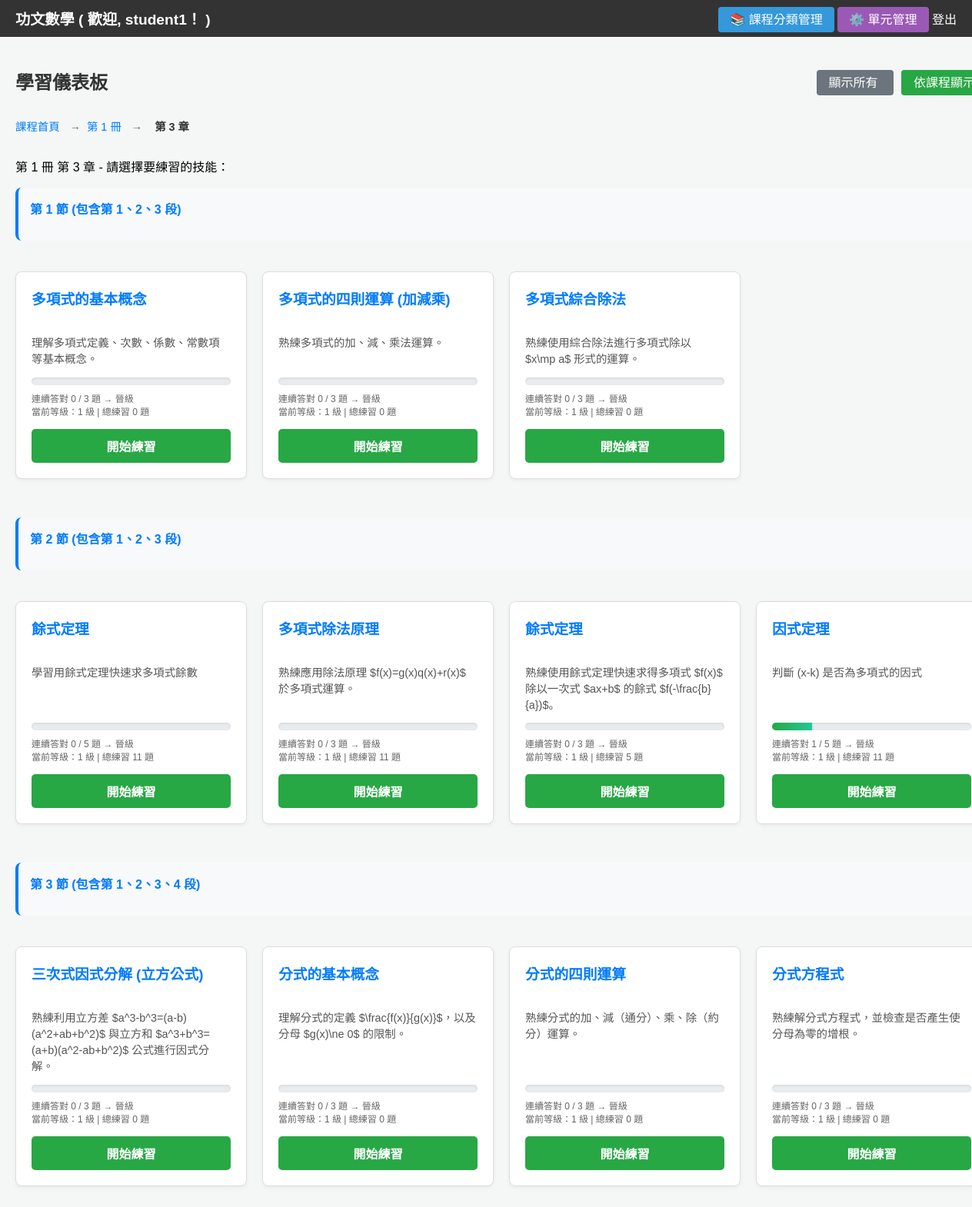
/dashboard?view=curriculum&volume=1&chapter=3 (signed in), run on the app's committed database.
### tables this page shows
CREATE TABLE users (
            id INTEGER PRIMARY KEY AUTOINCREMENT,
            username TEXT UNIQUE NOT NULL,
            password TEXT NOT NULL,
            streak INTEGER DEFAULT 0
        );

CREATE TABLE skill_curriculum (
            id INTEGER PRIMARY KEY AUTOINCREMENT,
            volume INTEGER NOT NULL,
            chapter INTEGER NOT NULL,
            section INTEGER NOT NULL,
            paragraph INTEGER NOT NULL,
            skill_id TEXT NOT NULL,
            display_order INTEGER DEFAULT 0,
            FOREIGN KEY (skill_id) REFERENCES skills_info (skill_id) ON DELETE CASCADE,
            UNIQUE(volume, chapter, section, paragraph, skill_id)
        );

CREATE TABLE skills_info (
            skill_id TEXT PRIMARY KEY,
            skill_en_name TEXT NOT NULL,
            skill_ch_name TEXT NOT NULL,
            description TEXT NOT NULL,
            gemini_prompt TEXT NOT NULL,
            consecutive_correct_required INTEGER DEFAULT 10,
            is_active BOOLEAN DEFAULT TRUE,
            order_index INTEGER DEFAULT 0
        );

### app.py (the view, shortened to what this page needs)
@app.route('/dashboard')
@login_required
def dashboard():
    view_mode = request.args.get('view', 'all')  # 'all' 或 'curriculum'
    volume = request.args.get('volume', type=int)
    chapter = request.args.get('chapter', type=int)
    conn = sqlite3.connect('users.db')
    c = conn.cursor()
    c.execute('''
        SELECT skill_id, consecutive_correct, questions_solved, current_level
        FROM progress
        WHERE user_id = ?
    ''', (current_user.id,))
    progress_rows = c.fetchall()
    conn.close()
    progress_dict = {row[0]: row for row in progress_rows}
    if view_mode == 'curriculum':
        from core.utils import get_volumes, get_chapters_by_volume, get_skills_by_volume_chapter
        if volume and chapter:
            skills_raw = get_skills_by_volume_chapter(volume, chapter)
            all_skills_with_progress = []
            for s in skills_raw:
                prog = progress_dict.get(s['skill_id'], (s['skill_id'], 0, 0, 1))
                all_skills_with_progress.append({
                    **s,
                    'consecutive_correct': prog[1],
                    'questions_solved': prog[2],
                    'current_level': prog[3],
                })
            grouped_sections = []
            current_section = None
            current_skills = []
            section_paragraphs = set()  # 記錄該節包含的所有段
            for skill in all_skills_with_progress:
                if skill['section'] != current_section:
                    if current_section is not None:
                        sorted_paras = sorted(section_paragraphs)
                        para_str = '、'.join(map(str, sorted_paras)) if len(sorted_paras) > 1 else str(sorted_paras[0]) if sorted_paras else ''
                        grouped_sections.append({
                            'section': current_section,
                            'paragraphs': sorted_paras,  # 該節包含的所有段
                            'paragraphs_str': para_str,  # 段落字符串，用於顯示
                            'skills': current_skills.copy()
                        })
                    current_section = skill['section']
                    current_skills = []
                    section_paragraphs = set()
                current_skills.append(skill)
                section_paragraphs.add(skill['paragraph'])
            if current_section is not None:
                sorted_paras = sorted(section_paragraphs)
                para_str = '、'.join(map(str, sorted_paras)) if len(sorted_paras) > 1 else str(sorted_paras[0]) if sorted_paras else ''
                grouped_sections.append({
                    'section': current_section,
                    'paragraphs': sorted_paras,  # 該節包含的所有段
                    'paragraphs_str': para_str,  # 段落字符串，用於顯示
                    'skills': current_skills.copy()
                })
            return render_template('dashboard.html',
                                 view_mode='curriculum',
                                 level='skills',  # 第三層
                                 volume=volume,
                                 chapter=chapter,
                                 grouped_sections=grouped_sections, # 傳遞按節/段分組的數據
                                 username=current_user.username)

### app.py (called while the page is built)
@login_manager.user_loader
def load_user(user_id):
    conn = sqlite3.connect('users.db')
    c = conn.cursor()
    c.execute("SELECT id, username FROM users WHERE id = ?", (user_id,))
    row = c.fetchone()
    conn.close()
    if row:
        return User(row[0], row[1])
    return None

### core/utils.py (called while the page is built)
def get_skills_by_volume_chapter(volume, chapter):
    conn = sqlite3.connect('users.db')
    c = conn.cursor()
    c.execute('''
        SELECT sc.section, sc.paragraph,
               sc.skill_id, sc.display_order,
               si.skill_ch_name, si.skill_en_name, si.description,
               si.consecutive_correct_required
        FROM skill_curriculum sc
        JOIN skills_info si ON sc.skill_id = si.skill_id
        WHERE sc.volume = ? AND sc.chapter = ? AND si.is_active = 1
        ORDER BY sc.section, sc.paragraph, sc.display_order
    ''', (volume, chapter))
    rows = c.fetchall()
    conn.close()
    return [{
        'section': r[0],
        'paragraph': r[1],
        'skill_id': r[2],
        'display_order': r[3],
        'skill_ch_name': r[4],
        'skill_en_name': r[5],
        'description': r[6],
        'consecutive_correct_required': r[7]
    } for r in rows]

### templates/dashboard.html (shortened to what this page needs)
<!DOCTYPE html>
<html lang="zh-Hant">
<head>
</head>
<body>
    <div class="navbar">
        <a href="{{ url_for('dashboard') }}" class="logo">
            功文數學 ( 歡迎, <strong>{{ username }}</strong>！ )
        </a>
        <div>
<a href="{{ url_for('admin_curriculum') }}" style="background: #3498db; padding: 8px 15px; border-radius: 4px;">📚 課程分類管理</a>
            <a href="{{ url_for('admin_skills') }}" style="background: #9b59b6; padding: 8px 15px; border-radius: 4px;">⚙️ 單元管理</a>
            <a href="{{ url_for('logout') }}">登出</a>
        </div>
    </div>
    <div class="container">
        <div style="display: flex; justify-content: space-between; align-items: center; margin-bottom: 20px;">
            <h2 style="margin: 0;">學習儀表板</h2>
            <div>
                <a href="{{ url_for('dashboard', view='all') }}"
                   style="padding: 8px 16px; margin-left: 10px; background: {{ '#28a745' if view_mode == 'all' else '#6c757d' }}; color: white; text-decoration: none; border-radius: 4px;">
                    顯示所有
                </a>
                <a href="{{ url_for('dashboard', view='curriculum') }}"
                   style="padding: 8px 16px; margin-left: 10px; background: {{ '#28a745' if view_mode == 'curriculum' else '#6c757d' }}; color: white; text-decoration: none; border-radius: 4px;">
                    依課程顯示
                </a>
            </div>
        </div>
        {% if view_mode == 'curriculum' %}
            <div class="breadcrumb">
                <a href="{{ url_for('dashboard', view='curriculum') }}">課程首頁</a>
                {% if level == 'chapters' or level == 'skills' %}
                    <span>→</span>
                    <a href="{{ url_for('dashboard', view='curriculum', volume=volume) }}">第 {{ volume }} 冊</a>
                {% endif %}
                {% if level == 'skills' %}
                    <span>→</span>
                    <span class="current">第 {{ chapter }} 章</span>
                {% endif %}
            </div>
            {% if level == 'volumes' %}
                <p>請選擇要查看的冊：</p>
                <div class="level-grid">
                    {% for vol in volumes %}
                    <a href="{{ url_for('dashboard', view='curriculum', volume=vol) }}" style="text-decoration: none;">
                        <div class="level-card volume-card">
                            <h3>第 {{ vol }} 冊</h3>
                        </div>
                    </a>
                    {% endfor %}
                </div>
            {% elif level == 'skills' %}
                <p>第 {{ volume }} 冊 第 {{ chapter }} 章 - 請選擇要練習的技能：</p>
                <div class="skill-grid curriculum-skills" style="display: grid !important; grid-template-columns: repeat(4, 1fr) !important; gap: 20px; width: 100%;">
                    {% for section_group in grouped_sections %}
                        <div class="skill-section-group" style="grid-column: 1 / -1;">
                            <h4>第 {{ section_group.section }} 節
                                {% if section_group.paragraphs|length > 1 %}
                                    (包含第 {{ section_group.paragraphs_str }} 段)
                                {% elif section_group.paragraphs|length == 1 %}
                                    第 {{ section_group.paragraphs_str }} 段
                                {% endif %}
                            </h4>
                        </div>
                        {% for skill in section_group.skills %}
                            <div class="skill-card" style="width: 100%; max-width: 100%;">
                                <h3>{{ skill.skill_ch_name }}</h3>
                                <p>{{ skill.description }}</p>
                                <div class="progress-info">
                                    <div class="progress-bar">
                                        <div class="progress-fill" style="width: {{ (skill.consecutive_correct / skill.consecutive_correct_required) * 100 }}%"></div>
                                    </div>
                                    <small>連續答對 {{ skill.consecutive_correct }} / {{ skill.consecutive_correct_required }} 題 → 晉級</small>
                                    <br>
                                    <small>當前等級：{{ skill.current_level }} 級 | 總練習 {{ skill.questions_solved }} 題</small>
                                </div>
                                <a href="{{ url_for('practice', skill_id=skill.skill_id) }}" class="btn-practice">
                                    開始練習
                                </a>
                            </div>
                        {% endfor %}
                    {% endfor %}
                </div>
            {% endif %}
        {% endif %}
    </div>
</body>
</html>

### templates/dashboard.html (style rules this page uses)
body { font-family: Arial, sans-serif; background-color: #f4f7f6; margin: 0; }
.navbar { background-color: #333; color: white; padding: 10px 20px; display: flex; justify-content: space-between; align-items: center; }
.navbar a { color: white; text-decoration: none; }
.navbar .logo { font-weight: bold; font-size: 1.2em; }
.container { max-width: 1400px; margin: 20px auto; padding: 20px; width: 100%; }
h2 { color: #333; }
.breadcrumb { display: flex; align-items: center; margin-bottom: 20px; padding: 10px 0; font-size: 0.9em; }
.breadcrumb a { color: #007bff; text-decoration: none; margin-right: 5px; }
.breadcrumb span { margin: 0 8px; color: #666; }
.breadcrumb .current { color: #333; font-weight: bold; }
.skill-grid { display: grid !important; grid-template-columns: repeat(4, 1fr) !important; gap: 20px; width: 100%; box-sizing: border-box; }
.skill-grid.curriculum-skills { display: grid !important; grid-template-columns: repeat(4, 1fr) !important; width: 100% !important; grid-auto-flow: row !important; }
.skill-card { background: #fff; border: 1px solid #ddd; border-radius: 8px; box-shadow: 0 2px 5px rgba(0,0,0,0.05); padding: 20px; display: flex; flex-direction: column; min-width: 0; box-sizing: border-box; width: 100%; max-width: 100%; }
.skill-card h3 { margin-top: 0; color: #007bff; }
.skill-card p { font-size: 0.9em; color: #555; flex-grow: 1; }
.progress-info { font-size: 0.9em; color: #666; margin-bottom: 15px; }
.progress-bar { width: 100%; height: 10px; background: #e9ecef; border-radius: 5px; overflow: hidden; margin-bottom: 8px; box-shadow: inset 0 1px 3px rgba(0,0,0,0.1); }
.progress-fill { height: 100%; background: linear-gradient(90deg, #28a745, #20c997); transition: width 0.5s ease; box-shadow: 0 2px 5px rgba(40, 167, 69, 0.3); }
.btn-practice { display: block; text-align: center; background-color: #28a745; color: white; padding: 10px; border-radius: 5px; text-decoration: none; font-weight: bold; transition: background-color 0.2s; }
.skill-section-group { margin-bottom: 20px; margin-top: 30px; padding: 15px; background: #f8f9fa; border-radius: 8px; border-left: 4px solid #007bff; width: 100%; }
.skill-section-group:first-child { margin-top: 0; }
.skill-section-group h4 { margin-top: 0; color: #007bff; margin-bottom: 15px; }

### data on the page
users: username "student1"
skill_curriculum: skill_ch_name "多項式的基本概念", description "理解多項式定義、次數、係數、常數項等基本概念。", consecutive_correct "0", consecutive_correct_required "3", current_level "1", questions_solved "0"
skill_curriculum: skill_ch_name "多項式的四則運算 (加減乘)", description "熟練多項式的加、減、乘法運算。", consecutive_correct "0", consecutive_correct_required "3", current_level "1", questions_solved "0"
skill_curriculum: skill_ch_name "多項式綜合除法", description "熟練使用綜合除法進行多項式除以 $x\\mp a$ 形式的運算。", consecutive_correct "0", consecutive_correct_required "3", current_level "1", questions_solved "0"
skill_curriculum: skill_ch_name "餘式定理", description "學習用餘式定理快速求多項式餘數", consecutive_correct "0", consecutive_correct_required "5", current_level "1", questions_solved "11"
skill_curriculum: skill_ch_name "多項式除法原理", description "熟練應用除法原理 $f(x)=g(x)q(x)+r(x)$ 於多項式運算。", consecutive_correct "0", consecutive_correct_required "3", current_level "1", questions_solved "11"
skill_curriculum: skill_ch_name "餘式定理", description "熟練使用餘式定理快速求得多項式 $f(x)$ 除以一次式 $ax+b$ 的餘式 $f(-\\frac{b}{a})$。", consecutive_correct "0", consecutive_correct_required "3", current_level "1", questions_solved "5"
skill_curriculum: skill_ch_name "因式定理", description "判斷 (x-k) 是否為多項式的因式", consecutive_correct "1", consecutive_correct_required "5", current_level "1", questions_solved "11"
skill_curriculum: skill_ch_name "三次式因式分解 (立方公式)", description "熟練利用立方差 $a^3-b^3=(a-b)(a^2+ab+b^2)$ 與立方和 $a^3+b^3=(a+b)(a^2-ab+b^2)$ 公式進行因式分解。", consecutive_correct "0", consecutive_correct_required "3", current_level "1", questions_solved "0"
skill_curriculum: skill_ch_name "分式的基本概念", description "理解分式的定義 $\\frac{f(x)}{g(x)}$，以及分母 $g(x)\\ne 0$ 的限制。", consecutive_correct "0", consecutive_correct_required "3", current_level "1", questions_solved "0"
skill_curriculum: skill_ch_name "分式的四則運算", description "熟練分式的加、減（通分）、乘、除（約分）運算。", consecutive_correct "0", consecutive_correct_required "3", current_level "1", questions_solved "0"
skill_curriculum: skill_ch_name "分式方程式", description "熟練解分式方程式，並檢查是否產生使分母為零的增根。", consecutive_correct "0", consecutive_correct_required "3", current_level "1", questions_solved "0"

### other printed values
{{ volume }} "1"
{{ chapter }} "3"
{{ section_group.section }} "1" "2" "3"
{{ section_group.paragraphs_str }} "1、2、3" "1、2、3" "1、2、3、4"
